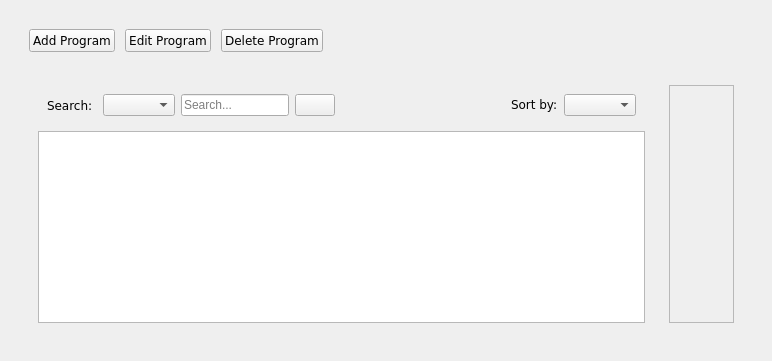
         <widget class="QWidget" name="programPage">
          <layout class="QVBoxLayout" name="verticalLayout_8">
           <item>
            <widget class="QWidget" name="widget_11" native="true">
             <property name="sizePolicy">
              <sizepolicy hsizetype="Preferred" vsizetype="Preferred">
               <horstretch>0</horstretch>
               <verstretch>5</verstretch>
              </sizepolicy>
             </property>
             <layout class="QVBoxLayout" name="verticalLayout_11">
              <item>
               <widget class="QWidget" name="widget_2" native="true">
                <property name="sizePolicy">
                 <sizepolicy hsizetype="Preferred" vsizetype="Preferred">
                  <horstretch>0</horstretch>
                  <verstretch>1</verstretch>
                 </sizepolicy>
                </property>
                <layout class="QHBoxLayout" name="horizontalLayout_14">
                 <item>
                  <layout class="QHBoxLayout" name="horizontalLayout_13">
                   <property name="spacing">
                    <number>10</number>
                   </property>
                   <item>
                    <widget class="QPushButton" name="pushButton_6">
                     <property name="sizePolicy">
                      <sizepolicy hsizetype="Minimum" vsizetype="Minimum">
                       <horstretch>0</horstretch>
                       <verstretch>0</verstretch>
                      </sizepolicy>
                     </property>
                     <property name="font">
                      <font>
                       <family>Verdana</family>
                       <pointsize>9</pointsize>
                      </font>
                     </property>
                     <property name="text">
                      <string>Add Program</string>
                     </property>
                     <property name="icon">
                      <iconset resource="resources.qrc">
                       <normaloff>:/imgs/imgs/add.png</normaloff>:/imgs/imgs/add.png</iconset>
                     </property>
                     <property name="iconSize">
                      <size>
                       <width>20</width>
                       <height>20</height>
                      </size>
                     </property>
                     <property name="checkable">
                      <bool>true</bool>
                     </property>
                     <property name="autoExclusive">
                      <bool>true</bool>
                     </property>
                    </widget>
                   </item>
                   <item>
                    <widget class="QPushButton" name="pushButton_7">
                     <property name="sizePolicy">
                      <sizepolicy hsizetype="Minimum" vsizetype="Minimum">
                       <horstretch>0</horstretch>
                       <verstretch>0</verstretch>
                      </sizepolicy>
                     </property>
                     <property name="font">
                      <font>
                       <family>Verdana</family>
                       <pointsize>9</pointsize>
                      </font>
                     </property>
                     <property name="text">
                      <string>Edit Program</string>
                     </property>
                     <property name="icon">
                      <iconset resource="resources.qrc">
                       <normaloff>:/imgs/imgs/edit.png</normaloff>:/imgs/imgs/edit.png</iconset>
                     </property>
                     <property name="iconSize">
                      <size>
                       <width>16</width>
                       <height>16</height>
                      </size>
                     </property>
                    </widget>
                   </item>
                   <item>
                    <widget class="QPushButton" name="pushButton_8">
                     <property name="sizePolicy">
                      <sizepolicy hsizetype="Minimum" vsizetype="Minimum">
                       <horstretch>0</horstretch>
                       <verstretch>0</verstretch>
                      </sizepolicy>
                     </property>
                     <property name="font">
                      <font>
                       <family>Verdana</family>
                       <pointsize>9</pointsize>
                      </font>
                     </property>
                     <property name="text">
                      <string>Delete Program</string>
                     </property>
                     <property name="icon">
                      <iconset resource="resources.qrc">
                       <normaloff>:/imgs/imgs/delete.png</normaloff>:/imgs/imgs/delete.png</iconset>
                     </property>
                     <property name="iconSize">
                      <size>
                       <width>20</width>
                       <height>20</height>
                      </size>
                     </property>
                    </widget>
                   </item>
                   <item>
                    <spacer name="horizontalSpacer_12">
                     <property name="orientation">
                      <enum>Qt::Horizontal</enum>
                     </property>
                     <property name="sizeHint" stdset="0">
                      <size>
                       <width>40</width>
                       <height>20</height>
                      </size>
                     </property>
                    </spacer>
                   </item>
                  </layout>
                 </item>
                </layout>
               </widget>
              </item>
              <item>
               <widget class="QWidget" name="widget_6" native="true">
                <property name="sizePolicy">
                 <sizepolicy hsizetype="Preferred" vsizetype="Preferred">
                  <horstretch>0</horstretch>
                  <verstretch>10</verstretch>
                 </sizepolicy>
                </property>
                <layout class="QHBoxLayout" name="horizontalLayout_9">
                 <item>
                  <widget class="QWidget" name="widget_9" native="true">
                   <property name="sizePolicy">
                    <sizepolicy hsizetype="Preferred" vsizetype="Preferred">
                     <horstretch>10</horstretch>
                     <verstretch>0</verstretch>
                    </sizepolicy>
                   </property>
                   <layout class="QVBoxLayout" name="verticalLayout_6">
                    <item>
                     <widget class="QWidget" name="widget_12" native="true">
                      <property name="sizePolicy">
                       <sizepolicy hsizetype="Preferred" vsizetype="Preferred">
                        <horstretch>0</horstretch>
                        <verstretch>1</verstretch>
                       </sizepolicy>
                      </property>
                      <layout class="QHBoxLayout" name="horizontalLayout_10">
                       <item>
                        <layout class="QHBoxLayout" name="horizontalLayout_11">
                         <item>
                          <widget class="QLabel" name="label_11">
                           <property name="sizePolicy">
                            <sizepolicy hsizetype="Fixed" vsizetype="Preferred">
                             <horstretch>0</horstretch>
                             <verstretch>0</verstretch>
                            </sizepolicy>
                           </property>
                           <property name="font">
                            <font>
                             <family>Verdana</family>
                            </font>
                           </property>
                           <property name="text">
                            <string>Search: </string>
                           </property>
                          </widget>
                         </item>
                         <item>
                          <widget class="QComboBox" name="comboBox_6">
                           <property name="sizePolicy">
                            <sizepolicy hsizetype="Fixed" vsizetype="Fixed">
                             <horstretch>0</horstretch>
                             <verstretch>0</verstretch>
                            </sizepolicy>
                           </property>
                          </widget>
                         </item>
                         <item>
                          <spacer name="horizontalSpacer_7">
                           <property name="orientation">
                            <enum>Qt::Horizontal</enum>
                           </property>
                           <property name="sizeHint" stdset="0">
                            <size>
                             <width>40</width>
                             <height>20</height>
                            </size>
                           </property>
                          </spacer>
                         </item>
                         <item>
                          <widget class="QLineEdit" name="searchBar_4">
                           <property name="sizePolicy">
                            <sizepolicy hsizetype="Minimum" vsizetype="Fixed">
                             <horstretch>50</horstretch>
                             <verstretch>0</verstretch>
                            </sizepolicy>
                           </property>
                           <property name="placeholderText">
                            <string>Search...</string>
                           </property>
                          </widget>
                         </item>
                         <item>
                          <widget class="QPushButton" name="searchButton_4">
                           <property name="sizePolicy">
                            <sizepolicy hsizetype="Fixed" vsizetype="Fixed">
                             <horstretch>0</horstretch>
                             <verstretch>0</verstretch>
                            </sizepolicy>
                           </property>
                           <property name="text">
                            <string/>
                           </property>
                           <property name="icon">
                            <iconset>
                             <normaloff>:/icon/icon/search-13-48.ico</normaloff>
                             <normalon>:/imgs/imgs/search.png</normalon>
                             <disabledoff>:/imgs/imgs/search.png</disabledoff>:/icon/icon/search-13-48.ico</iconset>
                           </property>
                          </widget>
                         </item>
                         <item>
                          <spacer name="horizontalSpacer_10">
                           <property name="orientation">
                            <enum>Qt::Horizontal</enum>
                           </property>
                           <property name="sizeType">
                            <enum>QSizePolicy::Fixed</enum>
                           </property>
                           <property name="sizeHint" stdset="0">
                            <size>
                             <width>50</width>
                             <height>20</height>
                            </size>
                           </property>
                          </spacer>
                         </item>
                         <item>
                          <spacer name="horizontalSpacer_8">
                           <property name="orientation">
                            <enum>Qt::Horizontal</enum>
                           </property>
                           <property name="sizeHint" stdset="0">
                            <size>
                             <width>25</width>
                             <height>21</height>
                            </size>
                           </property>
                          </spacer>
                         </item>
                        </layout>
                       </item>
                       <item>
                        <layout class="QHBoxLayout" name="horizontalLayout_12">
                         <item>
                          <spacer name="horizontalSpacer_11">
                           <property name="orientation">
                            <enum>Qt::Horizontal</enum>
                           </property>
                           <property name="sizeType">
                            <enum>QSizePolicy::Fixed</enum>
                           </property>
                           <property name="sizeHint" stdset="0">
                            <size>
                             <width>120</width>
                             <height>20</height>
                            </size>
                           </property>
                          </spacer>
                         </item>
                         <item>
                          <widget class="QLabel" name="label_12">
                           <property name="sizePolicy">
                            <sizepolicy hsizetype="Fixed" vsizetype="Fixed">
                             <horstretch>0</horstretch>
                             <verstretch>0</verstretch>
                            </sizepolicy>
                           </property>
                           <property name="font">
                            <font>
                             <family>Verdana</family>
                            </font>
                           </property>
                           <property name="text">
                            <string>Sort by:</string>
                           </property>
                          </widget>
                         </item>
                         <item>
                          <widget class="QComboBox" name="comboBox_7">
                           <property name="sizePolicy">
                            <sizepolicy hsizetype="Fixed" vsizetype="Fixed">
                             <horstretch>0</horstretch>
                             <verstretch>0</verstretch>
                            </sizepolicy>
                           </property>
                          </widget>
                         </item>
                        </layout>
                       </item>
                      </layout>
                     </widget>
                    </item>
                    <item>
                     <widget class="QTableWidget" name="tableWidget">
                      <property name="sizePolicy">
                       <sizepolicy hsizetype="Preferred" vsizetype="Preferred">
                        <horstretch>10</horstretch>
                        <verstretch>11</verstretch>
                       </sizepolicy>
                      </property>
                     </widget>
                    </item>
                   </layout>
                  </widget>
                 </item>
                 <item>
                  <widget class="QWidget" name="widget_10" native="true">
                   <property name="sizePolicy">
                    <sizepolicy hsizetype="Preferred" vsizetype="Preferred">
                     <horstretch>10</horstretch>
                     <verstretch>0</verstretch>
                    </sizepolicy>
                   </property>
                   <layout class="QVBoxLayout" name="verticalLayout_10">
                    <item>
                     <widget class="QFrame" name="frame_2">
                      <property name="frameShape">
                       <enum>QFrame::StyledPanel</enum>
                      </property>
                      <property name="frameShadow">
                       <enum>QFrame::Raised</enum>
                      </property>
                     </widget>
                    </item>
                   </layout>
                  </widget>
                 </item>
                </layout>
               </widget>
              </item>
             </layout>
            </widget>
           </item>
          </layout>
         </widget>
